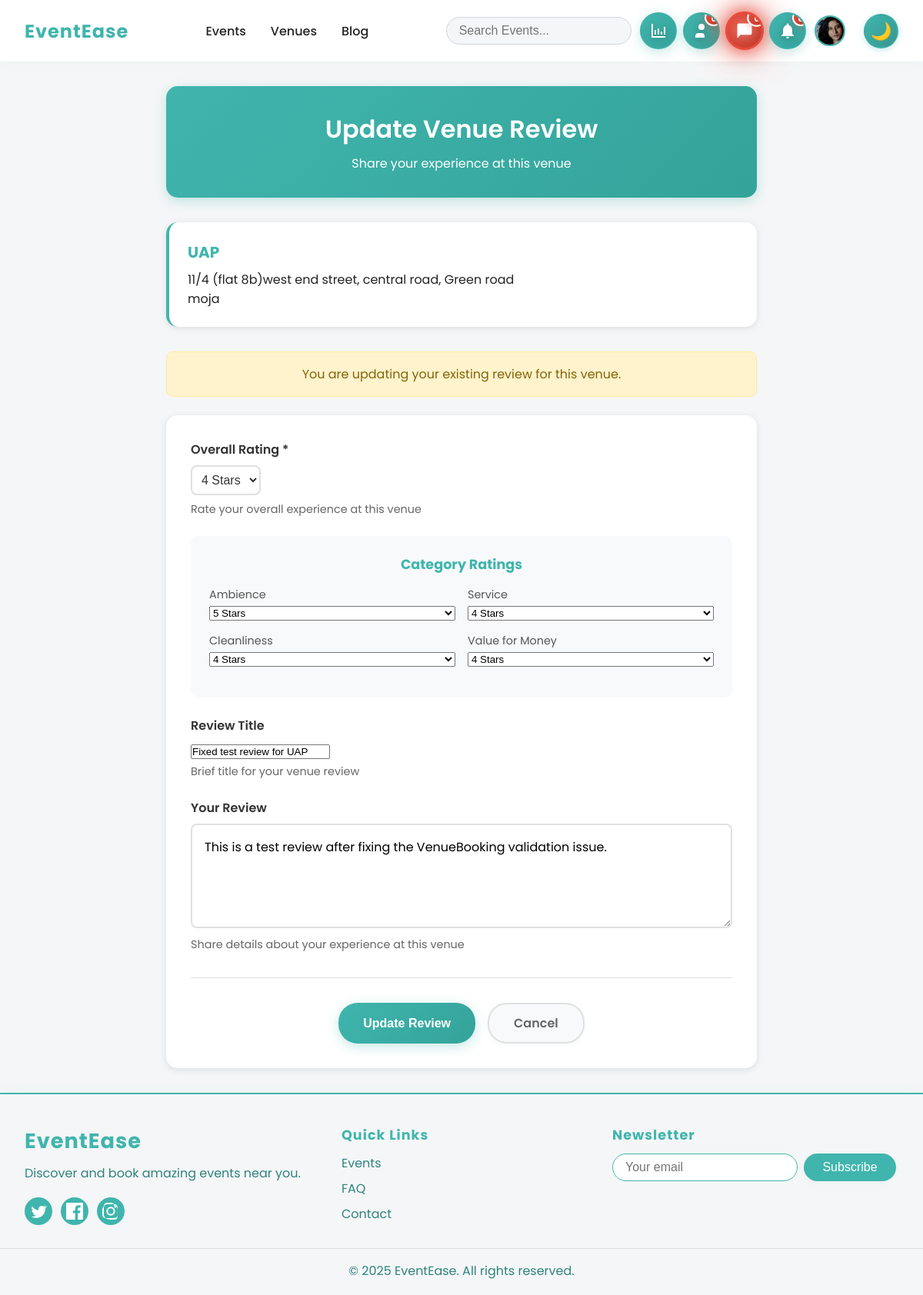
Screenshot of /reviews/venue/2/submit/ (signed in) with the database file from the repository.
### users/models.py (models this page shows, shortened)
class UserProfile(models.Model):
    ROLE_CHOICES = [
        ('basic_user', 'Basic User'),
        ('event_manager', 'Event Manager'),
        ('venue_manager', 'Venue Manager'),
        ('admin', 'Admin'),
    ]
    user = models.OneToOneField(User, on_delete=models.CASCADE, related_name='profile')
    role = models.CharField(max_length=20, choices=ROLE_CHOICES, default='basic_user')
    phone = models.CharField(max_length=15, blank=True, null=True)
    address = models.TextField(blank=True, null=True)
    bio = models.TextField(max_length=500, blank=True, null=True)
    avatar = models.ImageField(upload_to='avatars/', blank=True, null=True)
    created_at = models.DateTimeField(auto_now_add=True)
    updated_at = models.DateTimeField(auto_now=True)

### venues/models.py (models this page shows, shortened)
class Venue(models.Model):
    VENUE_TYPE_CHOICES = [
        ('conference_hall', 'Conference Hall'),
        ('banquet_hall', 'Banquet Hall'),
        ('auditorium', 'Auditorium'),
        ('outdoor_space', 'Outdoor Space'),
        ('hotel', 'Hotel'),
        ('restaurant', 'Restaurant'),
        ('community_center', 'Community Center'),
        ('sports_facility', 'Sports Facility'),
        ('art_gallery', 'Art Gallery'),
        ('museum', 'Museum'),
        ('theater', 'Theater'),
        ('other', 'Other'),
    ]
    name = models.CharField(max_length=200)
    description = models.TextField()
    venue_type = models.CharField(max_length=20, choices=VENUE_TYPE_CHOICES, default='other')
    manager = models.ForeignKey(User, on_delete=models.CASCADE, related_name='managed_venues')
    address = models.TextField()
    city = models.CharField(max_length=100)
    state = models.CharField(max_length=100)
    zipcode = models.CharField(max_length=10)
    country = models.CharField(max_length=100, default='USA')
    capacity = models.PositiveIntegerField()
    price_per_hour = models.DecimalField(max_digits=10, decimal_places=2)
    price_per_day = models.DecimalField(max_digits=10, decimal_places=2, null=True, blank=True)
    has_parking = models.BooleanField(default=False)
    has_wifi = models.BooleanField(default=False)
    has_catering = models.BooleanField(default=False)
    has_av_equipment = models.BooleanField(default=False)
    has_air_conditioning = models.BooleanField(default=False)
    has_accessibility = models.BooleanField(default=False)
    contact_email = models.EmailField()
    contact_phone = models.CharField(max_length=15)
    website = models.URLField(blank=True, null=True)
    main_image = models.ImageField(upload_to='venues/', blank=True, null=True)
    is_available = models.BooleanField(default=True)
    min_booking_hours = models.PositiveIntegerField(default=1)
    max_booking_days = models.PositiveIntegerField(default=30)
    rules_and_regulations = models.TextField(blank=True, null=True)
    cancellation_policy = models.TextField(blank=True, null=True)
    created_at = models.DateTimeField(auto_now_add=True)
    updated_at = models.DateTimeField(auto_now=True)
    class Meta:
        ordering = ['name']

### reviews/models.py (models this page shows, shortened)
class VenueReview(models.Model):
    venue = models.ForeignKey('venues.Venue', on_delete=models.CASCADE, related_name='reviews')
    user = models.ForeignKey(User, on_delete=models.CASCADE, related_name='venue_reviews')
    rating = models.IntegerField(
        validators=[MinValueValidator(1), MaxValueValidator(5)],
        help_text="Overall rating from 1 to 5 stars"
    )
    ambience_rating = models.IntegerField(
        validators=[MinValueValidator(1), MaxValueValidator(5)],
        help_text="Rating for venue ambience and atmosphere (1-5 stars)"
    )
    service_rating = models.IntegerField(
        validators=[MinValueValidator(1), MaxValueValidator(5)],
        help_text="Rating for venue service quality (1-5 stars)"
    )
    cleanliness_rating = models.IntegerField(
        validators=[MinValueValidator(1), MaxValueValidator(5)],
        help_text="Rating for venue cleanliness and maintenance (1-5 stars)"
    )
    value_rating = models.IntegerField(
        validators=[MinValueValidator(1), MaxValueValidator(5)],
        help_text="Rating for venue value for money (1-5 stars)"
    )
    title = models.CharField(max_length=200, help_text="Brief title for your venue review")
    comment = models.TextField(help_text="Your detailed review about the venue", blank=True, null=True)
    created_at = models.DateTimeField(auto_now_add=True)
    updated_at = models.DateTimeField(auto_now=True)
    is_verified = models.BooleanField(default=True, help_text="Verified venue visitor review")
    class Meta:
        ordering = ['-created_at']
        unique_together = ['venue', 'user']  # One review per user per venue

### reviews/views.py (the view)
# urls.py: path('venue/<int:venue_id>/submit/', views.submit_venue_review, name='submit_venue_review'),
@login_required
def submit_venue_review(request, venue_id):
    venue = get_object_or_404(Venue, id=venue_id)
    from venues.models import VenueBooking
    from django.utils import timezone
    user_has_booked = VenueBooking.objects.filter(
        user=request.user,
        venue=venue,
        status__in=['confirmed', 'completed'],
        end_date__lt=timezone.now()
    ).exists()
    if not user_has_booked:
        messages.error(request, 'You can only review venues that you have booked and where your booking has been completed.')
        return redirect('venues:venue_detail', pk=venue_id)
    existing_review = VenueReview.objects.filter(user=request.user, venue=venue).first()
    if request.method == 'POST':
        form = VenueReviewForm(request.POST, instance=existing_review)
        if form.is_valid():
            review = form.save(commit=False)
            review.user = request.user
            review.venue = venue
            review.save()
            action = 'updated' if existing_review else 'submitted'
            messages.success(request, f'Your venue review has been {action} successfully!')
            return redirect('venues:venue_detail', pk=venue_id)
    else:
        form = VenueReviewForm(instance=existing_review)
    context = {
        'form': form,
        'venue': venue,
        'existing_review': existing_review,
    }
    return render(request, 'reviews/submit_venue_review.html', context)

### templates/reviews/submit_venue_review.html (shortened to what this page needs)
{% extends 'base.html' %}
{% load static %}
{% block content %}
<div class="review-form-container">
    <div class="review-header">
        <h1>{{ existing_review|yesno:"Update,Submit" }} Venue Review</h1>
        <p>Share your experience at this venue</p>
    </div>
    <div class="venue-info">
        <h3>{{ venue.name }}</h3>
        <p> {{ venue.address }}</p>
        {% if venue.description %}
            <p>{{ venue.description|truncatewords:20 }}</p>
        {% endif %}
    </div>
    {% if existing_review %}
        <div class="update-notice">
             You are updating your existing review for this venue.
        </div>
    {% endif %}
    <div class="review-form">
        <form method="post">
            <div class="form-group">
                <label for="id_rating">Overall Rating *</label>
                <div class="star-rating">
                    {{ form.rating }}
                </div>
                <div class="rating-description">Rate your overall experience at this venue</div>
            </div>
            <div class="rating-categories">
                <h4>Category Ratings</h4>
                <div class="category-row">
                    <div class="category-item">
                        <label for="id_ambience_rating">Ambience</label>
                        {{ form.ambience_rating }}
                    </div>
                    <div class="category-item">
                        <label for="id_service_rating">Service</label>
                        {{ form.service_rating }}
                    </div>
                </div>
                <div class="category-row">
                    <div class="category-item">
                        <label for="id_cleanliness_rating">Cleanliness</label>
                        {{ form.cleanliness_rating }}
                    </div>
                    <div class="category-item">
                        <label for="id_value_rating">Value for Money</label>
                        {{ form.value_rating }}
                    </div>
                </div>
            </div>
            <div class="form-group">
                <label for="id_title">Review Title</label>
                {{ form.title }}
                <div class="rating-description">Brief title for your venue review</div>
            </div>
            <div class="form-group">
                <label for="id_comment">Your Review</label>
                {{ form.comment }}
                <div class="rating-description">Share details about your experience at this venue</div>
            </div>
            <div class="form-actions">
                <button type="submit" class="btn btn-primary">
                     {{ existing_review|yesno:"Update,Submit" }} Review
                </button>
                <a href="{% url 'venues:venue_detail' venue.id %}" class="btn btn-secondary">
                     Cancel
                </a>
            </div>
        </form>
    </div>
</div>
{% endblock %}

### templates/base.html (shortened to what this page needs)
<!DOCTYPE html>
<html lang="en">
<head>
    {% load static %}
    <link rel="stylesheet" href="{% static 'css/style.css' %}">
</head>
<body>
    <nav>
        <div class="logo">
            <h1><a href="{% url 'home' %}" style="text-decoration: none; color: inherit;">EventEase</a></h1>
        </div>
        <ul class="nav-links">
            <li><a href="{% url 'events:event_list' %}">Events</a></li>
            <li><a href="{% url 'venues:venue_list' %}">Venues</a></li>
            <li><a href="{% url 'blog:blog_list' %}">Blog</a></li>
        </ul>
        <div class="nav-right">
            <input type="text" class="search-bar" placeholder="Search Events...">
            {% if user.is_authenticated %}
                <div class="notification-group" style="display: flex !important; flex-direction: row !important; align-items: center; gap: 0.3rem; flex-wrap: nowrap;">
                    <a href="{% url 'users:dashboard' %}" class="notification-bell dashboard-notification" title="Dashboard" aria-label="Dashboard" style="display: inline-flex !important; margin: 0; float: none;">
                        <svg width="24" height="24" viewBox="0 0 24 24" fill="currentColor">
                            <path d="M3 3v18h18v-2H5V3H3zm4 14h2v-6H7v6zm4 0h2V9h-2v8zm4 0h2v-4h-2v4zm4 0h2V7h-2v10z"/>
                        </svg>
                    </a>
                    <a href="{% url 'users:friends' %}" class="notification-bell friends-notification" title="Friends" aria-label="Friends" style="display: inline-flex !important; margin: 0; float: none;">
                        <svg width="24" height="24" viewBox="0 0 24 24" fill="currentColor">
                            <path d="M16 21v-2a4 4 0 0 0-4-4H8a4 4 0 0 0-4 4v2"/>
                            <circle cx="12" cy="7" r="4"/>
                        </svg>
                        <span class="notification-count friends-count" id="friends-count" style="display: none !important;">0</span>
                    </a>
                    <a href="{% url 'users:messages' %}" class="notification-bell messages-notification" title="Messages" aria-label="Messages" style="display: inline-flex !important; margin: 0; float: none;">
                        <svg width="24" height="24" viewBox="0 0 24 24" fill="currentColor">
                            <path d="M21 15a2 2 0 0 1-2 2H7l-4 4V5a2 2 0 0 1 2-2h14a2 2 0 0 1 2 2v10Z"/>
                            <path d="M8 10h8M8 14h4" stroke="white" stroke-width="1.5" stroke-linecap="round"/>
                        </svg>
                        <span class="notification-count messages-count" id="messages-count" style="display: none !important;">0</span>
                    </a>
                    <a href="{% url 'notifications:notification_list' %}" class="notification-bell notifications-notification" title="Notifications - Click to view" style="display: inline-flex !important; margin: 0; float: none;">
                        <svg width="24" height="24" fill="currentColor" viewBox="0 0 24 24">
                            <path d="M12 22c1.1 0 2-.9 2-2h-4c0 1.1.9 2 2 2zm6-6v-5c0-3.07-1.64-5.64-4.5-6.32V4c0-.83-.67-1.5-1.5-1.5s-1.5.67-1.5 1.5v.68C7.63 5.36 6 7.92 6 11v5l-2 2v1h16v-1l-2-2z"/>
                        </svg>
                        <span class="notification-count" id="notification-count" style="display: none !important;">0</span>
                    </a>
                </div>
                <a href="{% url 'users:profile' %}" class="profile-icon-link">
                    <div class="profile-icon">
                        {% if user.profile.avatar %}
                            <img src="{{ user.profile.avatar.url }}" alt="Profile Picture">
                        {% else %}
                            <div class="profile-icon-placeholder">
                                {{ user.first_name.0|default:user.username.0|upper }}
                            </div>
                        {% endif %}
                    </div>
                </a>
            {% else %}
                <a href="{% url 'users:login' %}" class="login-btn">Login</a>
                <a href="{% url 'users:signup' %}" class="signup-btn">Sign Up</a>
            {% endif %}
            <button id="toggle-mode" class="toggle-mode">🌙</button>
        </div>
    </nav>
    {% block content %}
    {% endblock %}
    <footer>
        <div class="footer-content">
            <div class="footer-main">
                <div class="footer-brand">
                    <h2>EventEase</h2>
                    <p class="footer-tagline">Discover and book amazing events near you.</p>
                    <div class="footer-social">
                        <a href="#" aria-label="Twitter">
                        </a>
                        <a href="#" aria-label="Facebook">
                        </a>
                        <a href="#" aria-label="Instagram">
                        </a>
                    </div>
                </div>
                <div class="footer-links">
                    <h3>Quick Links</h3>
                    <ul>
                        <li><a href="{% url 'events:event_list' %}">Events</a></li>
                        <li><a href="#">FAQ</a></li>
                        <li><a href="#">Contact</a></li>
                    </ul>
                </div>
                <div class="footer-newsletter">
                    <h3>Newsletter</h3>
                    <form>
                        <input type="email" placeholder="Your email" required>
                        <button type="submit" class="btn">Subscribe</button>
                    </form>
                </div>
            </div>
            <div class="footer-bottom">
                <p>&copy; 2025 EventEase. All rights reserved.</p>
            </div>
        </div>
    </footer>
</body>
</html>

### rows the page displays
Venue: name "UAP", address "11/4 (flat 8b)west end street, central road, Green road", description "moja"
VenueReview: rating "4 Stars", ambience_rating "5 Stars", service_rating "4 Stars", cleanliness_rating "4 Stars", value_rating "4 Stars", title "Fixed test review for UAP", comment "This is a test review after fixing the VenueBooking validation issue."

### other values shown
{{ existing_review|yesno:"Update,Submit" }} "Update"
